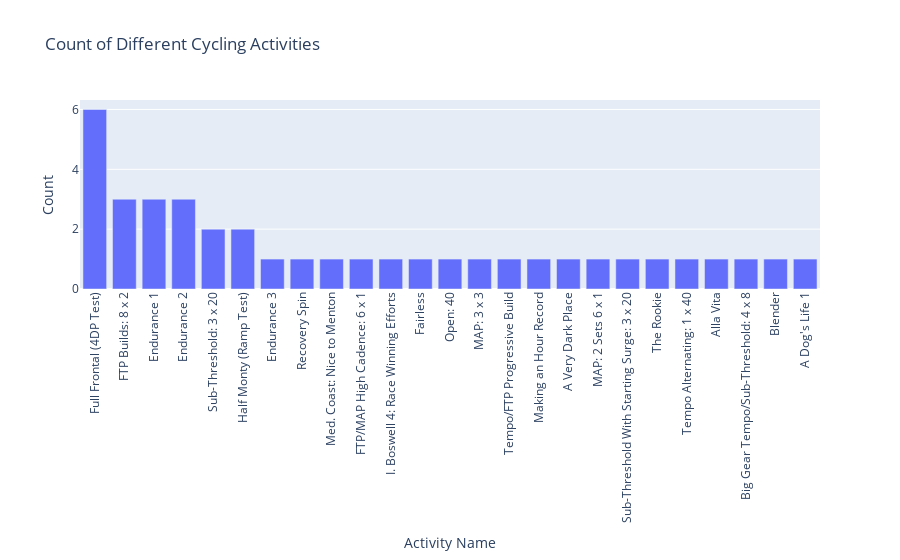
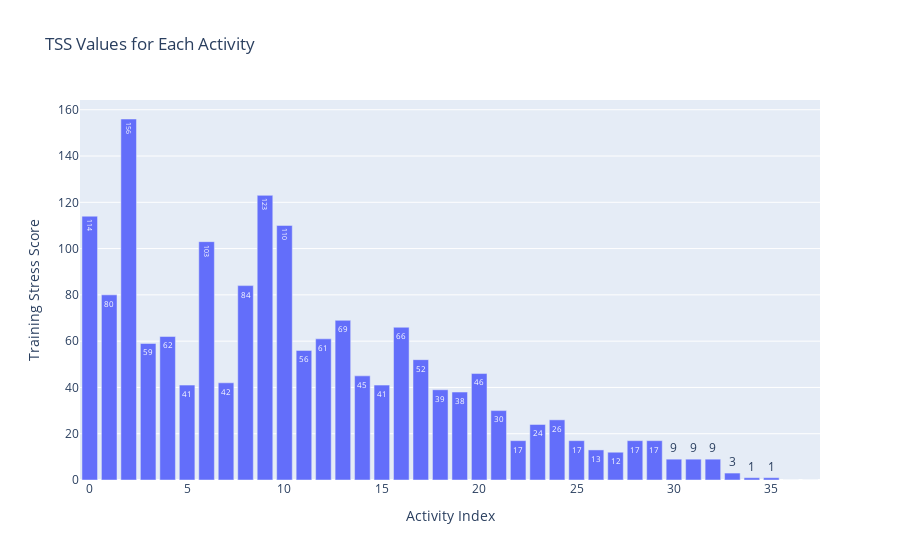
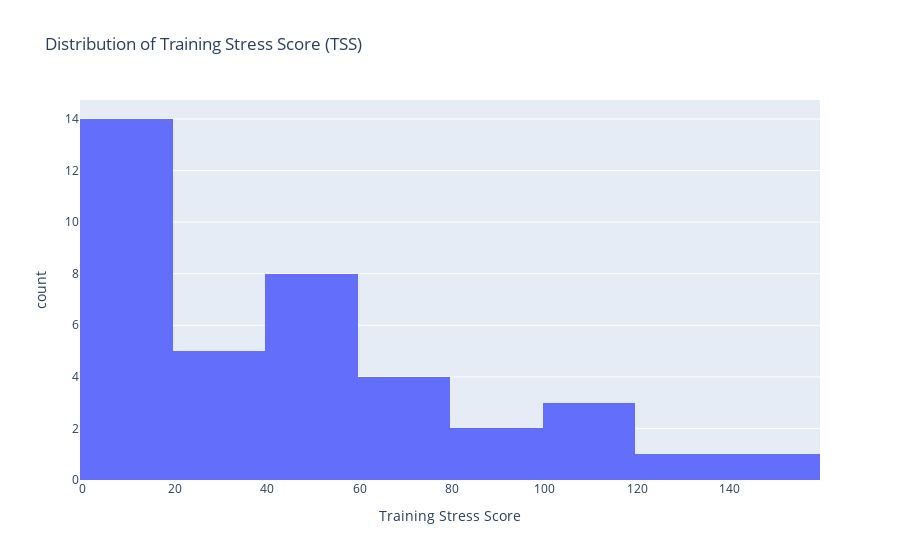

Write notebook code for charts like these, in order.
### Code cell
import pandas as pd
import plotly.express as px

# Load the provided cycling data
wahoo_data_path = '/Users/ngirmay/Documents/GitHub/ironman_retrospective/IronMan_2023/wahoo/wahoo_data.csv'
cycling_data = pd.read_csv(wahoo_data_path)

# 1. Bar Graph: Count of Different Cycling Activities
activity_counts = cycling_data['Activity Name'].value_counts()

# Create a bar plot using plotly
fig1 = px.bar(activity_counts, 
              x=activity_counts.index, 
              y=activity_counts.values, 
              title='Count of Different Cycling Activities',
              labels={'x':'Activity Name', 'y':'Count'})

# Update layout for better display
fig1.update_layout(xaxis_tickangle=-90)

# Show the first plot
fig1.show()

# Check if the TSS column exists or calculate it
if 'TSS' not in cycling_data.columns:
    # Assuming 'Duration' and 'Normalized Power' exist to calculate TSS (using FTP of 250W as an example)
    cycling_data['Duration (hours)'] = pd.to_timedelta(cycling_data['Duration']).dt.total_seconds() / 3600
    FTP = 250  # Adjust this value based on your actual FTP
    cycling_data['IF'] = cycling_data['Normalized Power'] / FTP
    cycling_data['TSS'] = (cycling_data['Duration (hours)'] * cycling_data['Normalized Power'] * cycling_data['IF']) / (FTP * 100)

# 2. Bar Graph: Showing TSS values for each entry
fig2 = px.bar(cycling_data, 
              y='TSS', 
              title='TSS Values for Each Activity',
              labels={'index': 'Activity', 'TSS': 'Training Stress Score'},
              text='TSS')

# Update layout for better display
fig2.update_layout(xaxis={'title':'Activity Index'}, 
                   yaxis={'title':'Training Stress Score'},
                   showlegend=False)

# Show the second plot
fig2.show()

# 3. Summary Statistics for TSS
summary_stats = cycling_data['TSS'].describe()

# Display summary statistics for TSS
print("Summary Statistics for TSS:")
print(summary_stats)

# 4. Visualization: Distribution of Training Stress Score (TSS)
fig3 = px.histogram(cycling_data, 
                    x='TSS', 
                    title='Distribution of Training Stress Score (TSS)',
                    labels={'TSS':'Training Stress Score'},
                    nbins=10)

# Show the distribution plot
fig3.show()

# 5. Scatter Plot: TSS vs IF (if available)
if 'IF' in cycling_data.columns:
    fig4 = px.scatter(cycling_data, 
                      x='IF', 
                      y='TSS', 
                      title='TSS vs Intensity Factor (IF)',
                      labels={'IF':'Intensity Factor', 'TSS':'Training Stress Score'},
                      trendline='ols')
    fig4.show()

### Figure 1 — Plotly figure (JSON) as saved in the notebook; plotly's stock layout.template omitted (floating-point values rounded to 4 significant figures)
{"data": [{"alignmentgroup": "True", "hovertemplate": "Activity Name=%{x}<br>Count=%{y}<extra></extra>", "legendgroup": "", "marker": {"color": "#636efa", "pattern": {"shape": ""}}, "name": "", "offsetgroup": "", "orientation": "v", "showlegend": false, "textposition": "auto", "type": "bar", "x": ["Full Frontal (4DP Test)", "FTP Builds: 8 x 2", "Endurance 1", "Endurance 2", "Sub-Threshold: 3 x 20", "Half Monty (Ramp Test)", "Endurance 3", "Recovery Spin", "Med. Coast: Nice to Menton", "FTP/MAP High Cadence: 6 x 1", "I. Boswell 4: Race Winning Efforts", "Fairless", "Open: 40", "MAP: 3 x 3", "Tempo/FTP Progressive Build", "Making an Hour Record", "A Very Dark Place", "MAP: 2 Sets 6 x 1", "Sub-Threshold With Starting Surge: 3 x 20", "The Rookie", "Tempo Alternating: 1 x 40", "Alla Vita", "Big Gear Tempo/Sub-Threshold: 4 x 8", "Blender", "A Dog's Life 1"], "xaxis": "x", "y": [6, 3, 3, 3, 2, 2, 1, 1, 1, 1, 1, 1, 1, 1, 1, 1, 1, 1, 1, 1, 1, 1, 1, 1, 1], "yaxis": "y"}], "layout": {"barmode": "relative", "legend": {"tracegroupgap": 0}, "title": {"text": "Count of Different Cycling Activities"}, "xaxis": {"anchor": "y", "domain": [0, 1], "tickangle": -90, "title": {"text": "Activity Name"}}, "yaxis": {"anchor": "x", "domain": [0, 1], "title": {"text": "Count"}}}}

### Figure 2 — Plotly figure (JSON) as saved in the notebook; plotly's stock layout.template omitted (floating-point values rounded to 4 significant figures)
{"data": [{"alignmentgroup": "True", "hovertemplate": "Activity=%{x}<br>Training Stress Score=%{text}<extra></extra>", "legendgroup": "", "marker": {"color": "#636efa", "pattern": {"shape": ""}}, "name": "", "offsetgroup": "", "orientation": "v", "showlegend": false, "text": [114, 80, 156, 59, 62, 41, 103, 42, 84, 123, 110, 56, 61, 69, 45, 41, 66, 52, 39, 38, 46, 30, 17, 24, 26, 17, 13, 12, 17, 17, 9, 9, 9, 3, 1, 1, 0, 0], "textposition": "auto", "type": "bar", "x": [0, 1, 2, 3, 4, 5, 6, 7, 8, 9, 10, 11, 12, 13, 14, 15, 16, 17, 18, 19, 20, 21, 22, 23, 24, 25, 26, 27, 28, 29, 30, 31, 32, 33, 34, 35, 36, 37], "xaxis": "x", "y": [114, 80, 156, 59, 62, 41, 103, 42, 84, 123, 110, 56, 61, 69, 45, 41, 66, 52, 39, 38, 46, 30, 17, 24, 26, 17, 13, 12, 17, 17, 9, 9, 9, 3, 1, 1, 0, 0], "yaxis": "y"}], "layout": {"barmode": "relative", "legend": {"tracegroupgap": 0}, "showlegend": false, "title": {"text": "TSS Values for Each Activity"}, "xaxis": {"anchor": "y", "domain": [0, 1], "title": {"text": "Activity Index"}}, "yaxis": {"anchor": "x", "domain": [0, 1], "title": {"text": "Training Stress Score"}}}}

### Figure 3 — Plotly figure (JSON) as saved in the notebook; plotly's stock layout.template omitted (floating-point values rounded to 4 significant figures)
{"data": [{"alignmentgroup": "True", "bingroup": "x", "hovertemplate": "Training Stress Score=%{x}<br>count=%{y}<extra></extra>", "legendgroup": "", "marker": {"color": "#636efa", "pattern": {"shape": ""}}, "name": "", "nbinsx": 10, "offsetgroup": "", "orientation": "v", "showlegend": false, "type": "histogram", "x": [114, 80, 156, 59, 62, 41, 103, 42, 84, 123, 110, 56, 61, 69, 45, 41, 66, 52, 39, 38, 46, 30, 17, 24, 26, 17, 13, 12, 17, 17, 9, 9, 9, 3, 1, 1, 0, 0], "xaxis": "x", "yaxis": "y"}], "layout": {"barmode": "relative", "legend": {"tracegroupgap": 0}, "title": {"text": "Distribution of Training Stress Score (TSS)"}, "xaxis": {"anchor": "y", "domain": [0, 1], "title": {"text": "Training Stress Score"}}, "yaxis": {"anchor": "x", "domain": [0, 1], "title": {"text": "count"}}}}
